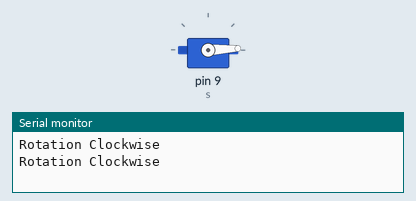
A sketch run on a simulated Arduino Uno, built with avr-gcc and run on an emulated ATmega328P. Shown: servo, the last lines printed to the serial monitor.

Above: at 0.05 s.
At 2.0 s:
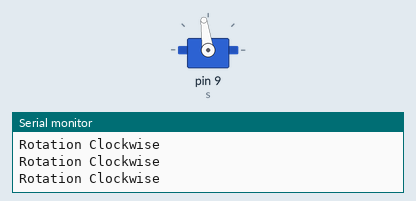
At 3.95 s:
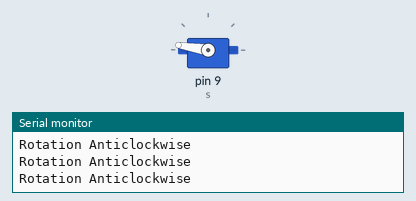
At 7.85 s:
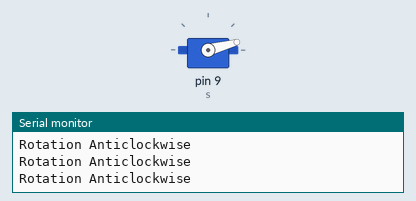
Timing chart, 0 to 10.8 s (numbered marks = the images above):
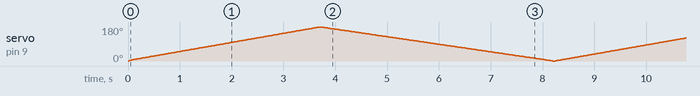

The sketch:

ServoMotor.ino
```cpp
//Global variable declaration. ""
#include<Servo.h> //importing package for servo motor

Servo s;//comfiguring servo motor
int led = 8;
void setup() {
  // put your setup code here, to run once
Serial.begin(9600);
s.attach (9);

}

void loop() {
  // put your main code here, to run repeatedly:
//Servo motor rotation
for(int i=0;i<=180;i++)//loop for rotation
{
  s.write(i);
  delay(10);
  Serial.println("Rotation Clockwise");
}
for(int i=180;i>=0;i--)
{
  s.write(i);
  delay(10);
  Serial.println("Rotation Anticlockwise");
}
}
```
